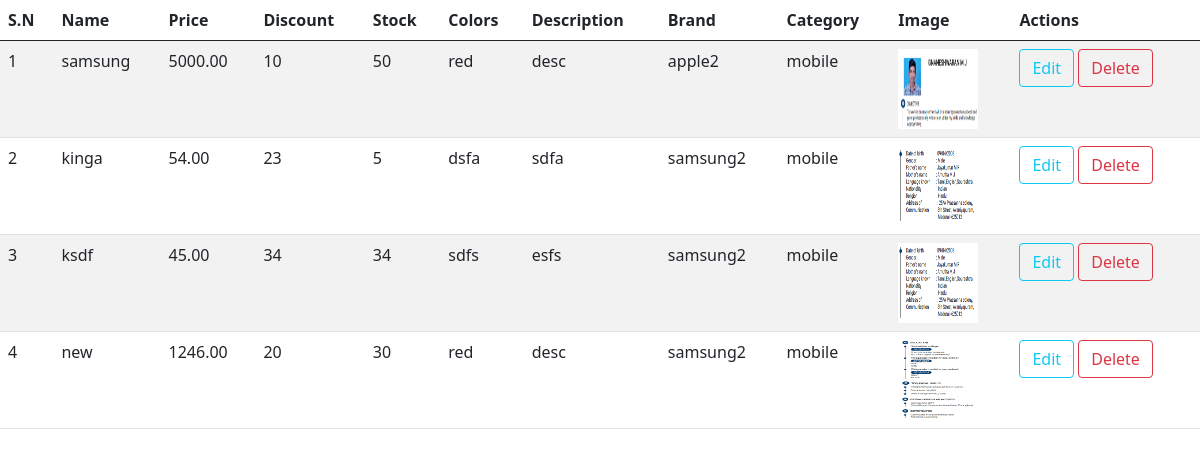
Page /admin (signed in) on the earlier database version.
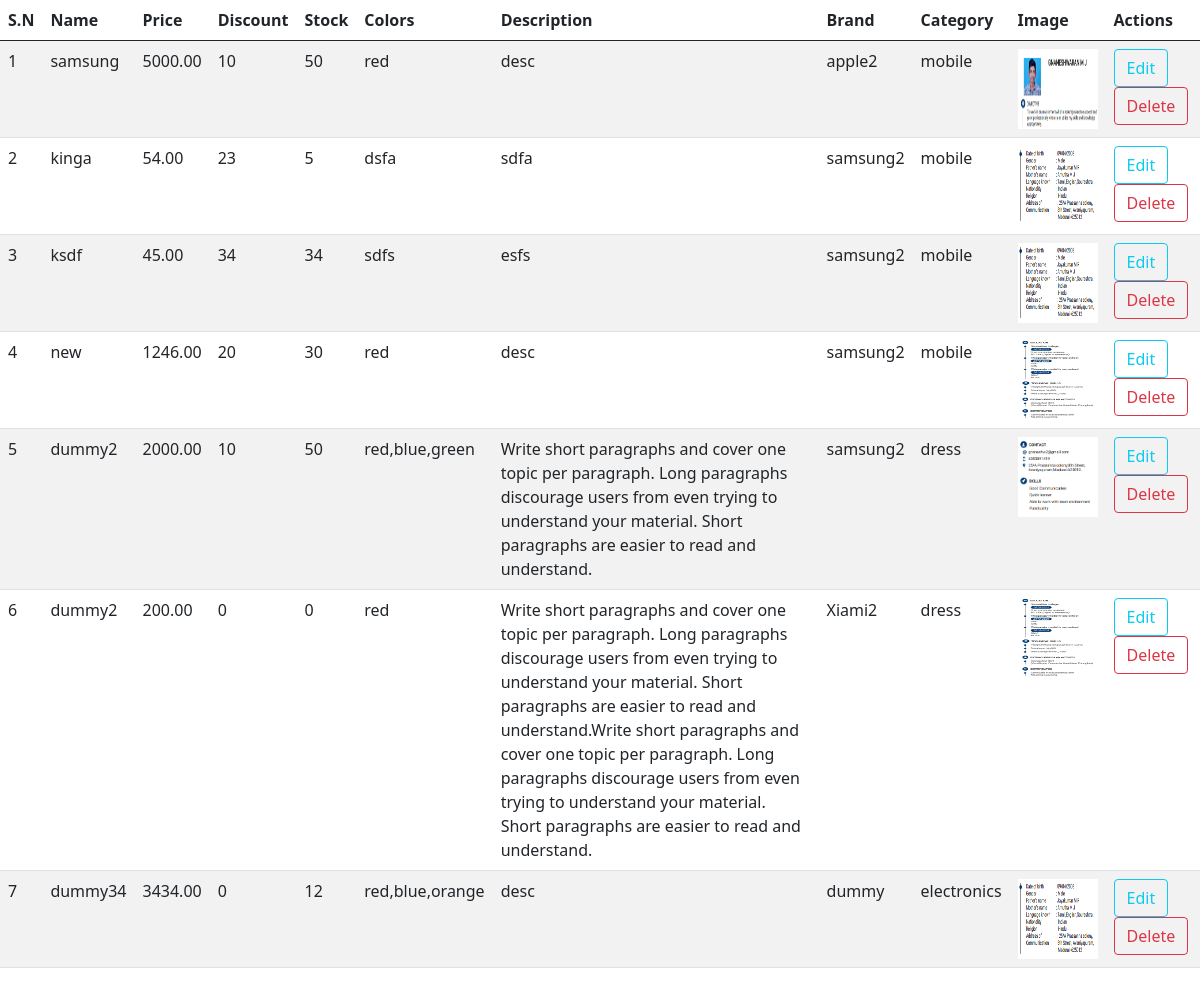
Same page on the later database version.
### shop/products/models.py (models this page shows, shortened)
class Addproduct(db.Model):
    id=db.Column(db.Integer,primary_key=True)
    name=db.Column(db.String(50),nullable=False)
    price=db.Column(db.Numeric(10,2),nullable=False)
    discount=db.Column(db.Integer,default=0)
    stock=db.Column(db.Integer,nullable=False)
    colors=db.Column(db.Text,nullable=False)
    desc=db.Column(db.Text,nullable=False)
    pub_date=db.Column(db.DateTime, nullable=False, default=datetime.utcnow)
    brand_id = db.Column(db.Integer,db.ForeignKey('brand.id'),nullable=False)
    brand=db.relationship('Brand',backref=db.backref('brands',lazy=True))
    category_id = db.Column(db.Integer,db.ForeignKey('category.id'),nullable=False)
    category=db.relationship('Category',backref=db.backref('posts',lazy=True))
    image_1=db.Column(db.String(100),nullable=False,default='image.jpg')
    image_2=db.Column(db.String(100),nullable=False,default='image.jpg')
    image_3=db.Column(db.String(100),nullable=False,default='image.jpg')

class Brand(db.Model):
    id = db.Column(db.Integer, primary_key=True)
    name=db.Column(db.String(20),nullable=False,unique=True)

class Category(db.Model):
    id=db.Column(db.Integer, primary_key=True)
    name=db.Column(db.String(20),nullable=False,unique=True)

### shop/admin/routes.py (the view)
@app.route('/admin')
def home():
    if 'email' not in session:
        flash(f"Please Login first","danger")
        return redirect(url_for('login'))
    products = Addproduct.query.all()
    return render_template('admin/index.html',title="Home",products=products)

### shop/templates/admin/index.html (shortened to what this page needs)
{% extends 'layout.html' %}
{% block content %}
    <table id="example" class="table table-striped" style="width:100%">
        <thead>
            <tr>
                <th>S.N</th>
                <th>Name</th>
                <th>Price</th>
                <th>Discount</th>
                <th>Stock</th>
                <th>Colors</th>
                <th>Description</th>
                <th>Brand</th>
                <th>Category</th>
                <th>Image</th>
                <th>Actions</th>
            </tr>
        </thead>
        <tbody>
            {% for product in products %}
            <tr>
                <td>{{loop.index}}</td>
                <td>{{product.name}}</td>
                <td>{{product.price}}</td>
                <td>{{product.discount}}</td>
                <td>{{product.stock}}</td>
                <td>{{product.colors}}</td>
                <td>{{product.desc}}</td>
                <td>{{product.brand.name}}</td>
                <td>{{product.category.name}}</td>
                <td><img src="{{ url_for('static', filename='uploads/' + product.image_1) }}" alt="{{ product.name }}" width="80" height="80" /></td>
                <td>
                    <a href="{{url_for('editproduct', id=product.id)}}" class="btn btn-outline-info">Edit</a>
                    <a href="{{url_for('deleteproduct', id=product.id)}}" class="btn btn-outline-danger">Delete</a>
                </td>
            </tr>
            {% endfor %}
        </tbody>
    </table>
{% endblock content %}

### shop/templates/layout.html (shortened to what this page needs)
<!doctype html>
<html lang="en">
  <head>
    <link href="{{ url_for('static',filename='css/bootstrap.min.css') }}" rel="stylesheet">
  </head>
  <body>
    {% block content %}
    {% endblock content%}
  </body>
</html>

Differences in the rows shown:
added Addproduct: name "dummy2", price "2000.00", discount "10", stock "50", colors "red,blue,green", desc "Write short paragraphs and cover one topic per paragraph. Long paragraphs discourage users from even trying to understand your material. Short paragraphs are easier to read and understand.", brand.name "samsung2", category.name "dress", image_1 (picture)
added Addproduct: name "dummy2", price "200.00", discount "0", stock "0", colors "red", desc "Write short paragraphs and cover one topic per paragraph. Long paragraphs discourage users from even trying to understand your material. Short paragraphs are easier to read and understand.Write short paragraphs and cover one topic per paragraph. Long paragraphs discourage users from even trying to understand your material. Short paragraphs are easier to read and understand.", brand.name "Xiami2", category.name "dress", image_1 (picture)
added Addproduct: name "dummy34", price "3434.00", discount "0", stock "12", colors "red,blue,orange", desc "desc", brand.name "dummy", category.name "electronics", image_1 (picture)
